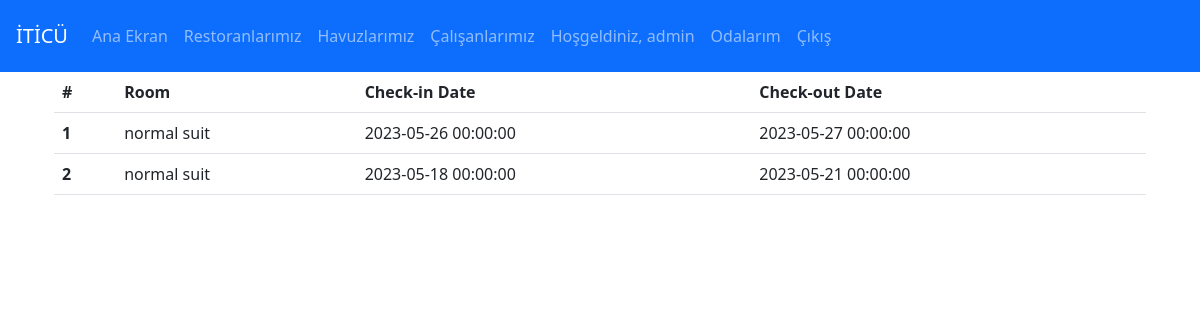
/myrooms (signed in), run on the app's committed database.
### web/models.py (models this page shows, shortened)
class BookingRelation(models.Model):
    guest = models.ForeignKey(Guest,on_delete=models.CASCADE)
    room = models.ForeignKey(Room,on_delete=models.CASCADE)
    checkinDate = models.CharField(max_length=20)
    checkOutDate = models.CharField(max_length=20)

class Room(models.Model):
    type = models.CharField(max_length=40,default="normal suit")
    number_of_beds = models.IntegerField()
    is_taken = models.BooleanField(default=False)
    daily_price = models.IntegerField()
    img = models.ImageField(null=True,upload_to="uploads")
    hotel = models.ForeignKey(Hotel,on_delete= models.CASCADE,null=True)
    def __str__(self) -> str:
        return self.type

### web/views.py (the view)
# urls.py: path("myrooms",views.myrooms,name="myrooms")
def myrooms(request):
      if not request.user.is_authenticated:
            return redirect("login")
      else:
            bookings = BookingRelation.objects.raw(f" select * from web_bookingrelation INNER JOIN web_guest on web_bookingrelation.guest_id = web_guest.id inner JOIN auth_user on web_guest.user_id = auth_user.id where auth_user.id = {request.user.id}")
            return render(request,"myrooms.html",{"bookings":bookings})

### web/templates/myrooms.html
{% extends 'base.html' %}
{%block body%}
<div class="fluid-container">
<div class="container">
  {%if bookings|length > 0 %}
<table class="table">
  <thead>
    <tr>
      <th scope="col">#</th>
      <th scope="col">Room</th>
      <th scope="col">Check-in Date</th>
      <th scope="col">Check-out Date</th>
    </tr>
  </thead>
  <tbody>
    {% for book in bookings %}
    <tr>
      <th scope="row">{{forloop.counter}}</th>
      <td>{{book.room}}</td>
      <td>{{book.checkinDate}}</td>
      <td>{{book.checkOutDate}}</td>
    </tr>
    {% endfor %}
  </tbody>
</table>
{%else%}
<div class="alert alert-warning">Bir Odanız Bulunmuyor.</div>
{%endif%}
</div>
</div>
{%endblock%}

### templates/base.html (shortened to what this page needs)
<!DOCTYPE html>
<html lang="en">
<head>
    <link href="https://cdn.jsdelivr.net/npm/bootstrap@5.3.0-alpha2/dist/css/bootstrap.min.css" rel="stylesheet">
</head>
<body>
    <nav class="navbar navbar-expand-lg navbar-dark bg-primary p-3">
      <a class="navbar-brand mr-3" href="{%url 'home'%}">İTİCÜ </a>
      <div class="collapse navbar-collapse" id="navbarNav">
        <ul class="navbar-nav">
          <li class="nav-item active">
            <a class="nav-link" href="{%url 'home'%}">Ana Ekran</span></a>
          </li>
          <li class="nav-item">
            <a class="nav-link" href="{%url 'res_hotels'%}">Restoranlarımız</a>
          </li>
          <li class="nav-item">
            <a class="nav-link" href="{%url 'pool_hotels'%}">Havuzlarımız</a>
          </li>
          <li class="nav-item">
            <a class="nav-link" href="{%url 'employees'%}">Çalışanlarımız</a>
          </li>
        </ul>
          <div class=" me-3">
            <ul class="navbar-nav">
          {%if user.is_authenticated%}
            <li class="nav-item float-right">
              <span class="nav-link " href="#">Hoşgeldiniz, {{user.username}}</span>
            </li>
            <li class="nav-item float-right">
              <a class="nav-link " href="{%url 'myrooms'%}">Odalarım</a>
            </li>
            <li class="nav-item float-right">
              <a class="nav-link " href="{%url 'logout'%}">Çıkış</a>
            </li>
          {%endif%}
        </ul>
      </div>
      </div>
    </nav>
    <div class="container">
  <div class="row">
        {%block body%}
        {%endblock%}
  </div>
</div>
</body>
</html>

### data on the page
BookingRelation: room "normal suit", checkinDate "2023-05-26 00:00:00", checkOutDate "2023-05-27 00:00:00"
BookingRelation: room "normal suit", checkinDate "2023-05-18 00:00:00", checkOutDate "2023-05-21 00:00:00"

### other printed values
{{ user.username }} "admin"
